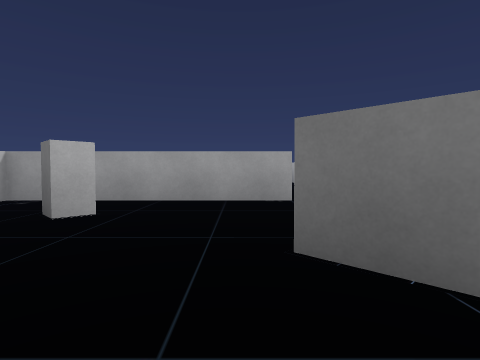
View 1 (above)

16 first-person views from a walk through a 3-D level made in the Unity game engine. The camera is 0.59 m above the floor, tilts 2° down and sees 80° across. The floor is counted in squares, 1 m on a side. Each view is taken from the middle of a square. On the plan, view 1 faces up. The plan holds only what a view shows up to about 9 squares ahead; the rest is blank. The player is left out.

View 2
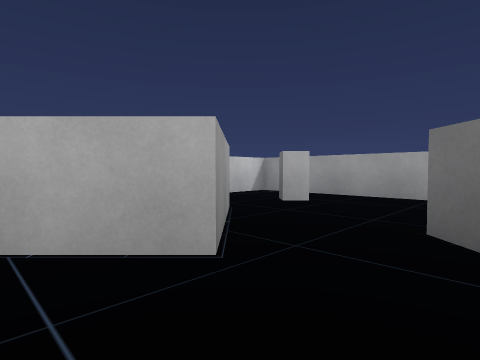

View 3
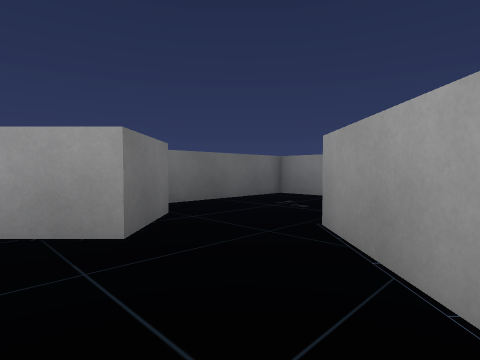

View 4
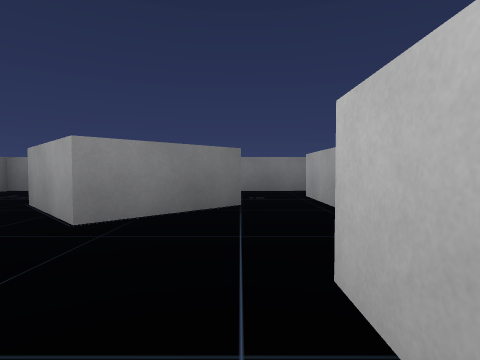

View 5
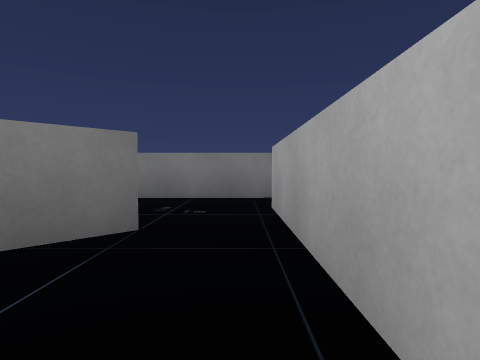

View 6
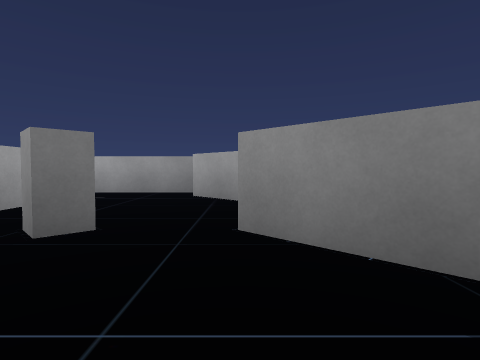

View 7
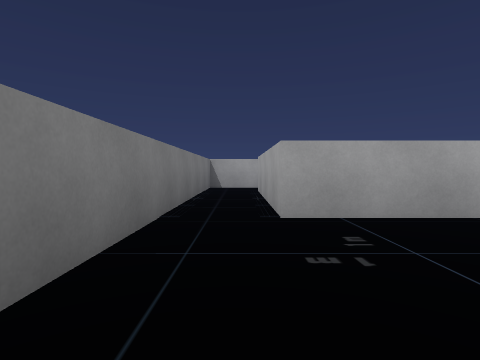

View 8
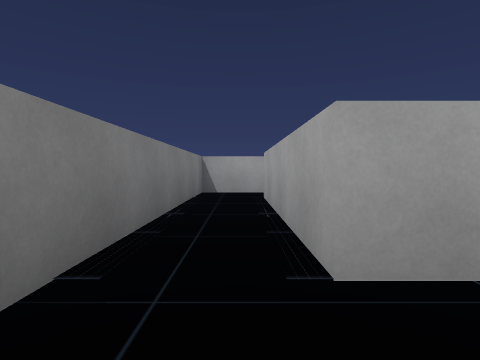

View 9
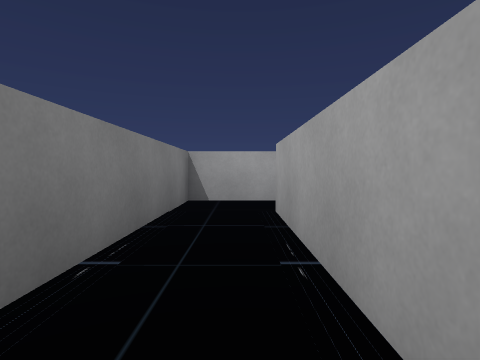

View 10
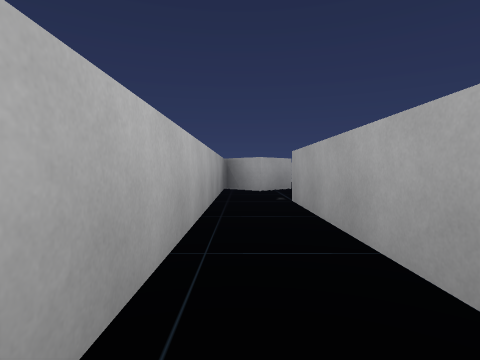

View 11
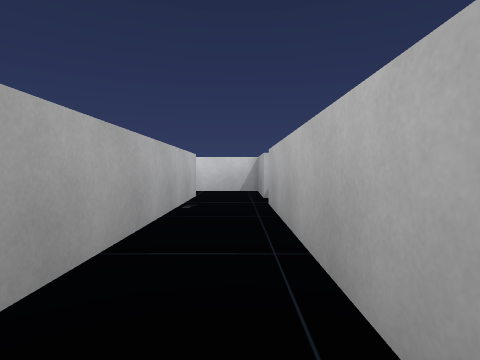

View 12
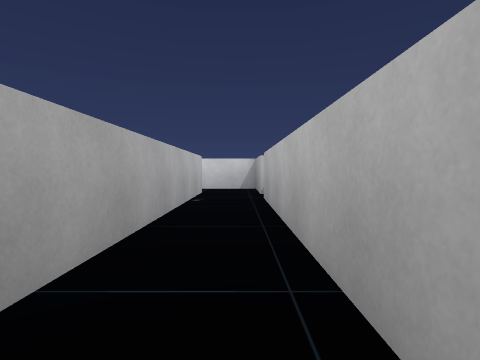

View 13
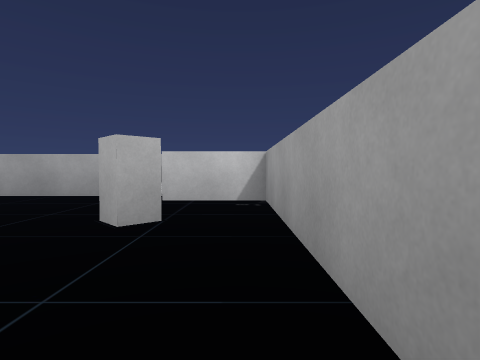

View 14
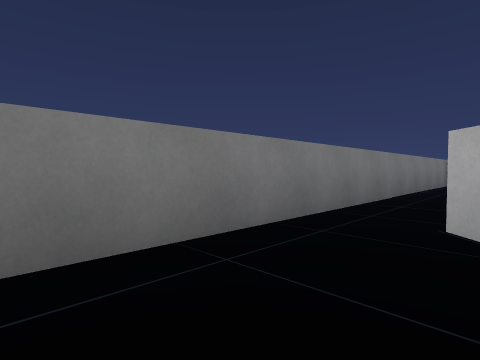

View 15
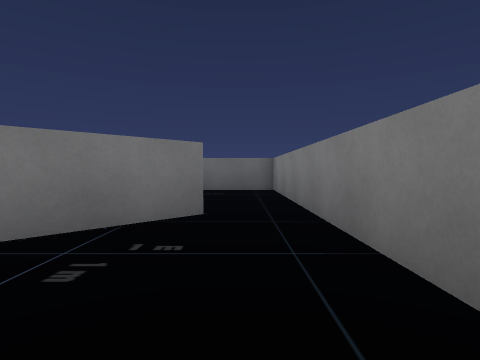

View 16
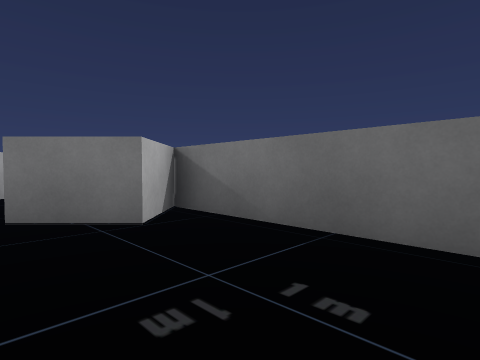

### Floor plan
Ten units are one square. View 1 is at (0, 0); x grows to the right and y downward. Boxes are objects, and circles mark ways between rooms. Rooms are numbered by the first view taken in them; rooms with no view inside come last. Other rooms are left out.
<svg viewBox="-120 -155 160 190">
<path fill="none" stroke="#000" d="M-55 -32 -55 15 -100 15M10 -55 -45 -55 -45 -35M-115 12 -115 30 25 30 25 -55M10 -135 10 -55M25 -150 8 -150M25 -55 25 -120"/>
<rect x="-45" y="-25" width="40" height="40" fill="#bbb"><title>block</title></rect>
<rect x="-25" y="-45" width="10" height="10" fill="#bbb"><title>block</title></rect>
<rect x="5" y="-35" width="20" height="30" fill="#bbb"><title>block</title></rect>
<rect x="25" y="-145" width="10" height="20" fill="#bbb"><title>block</title></rect>
<circle cx="20" cy="-60" r="3" fill="#2a7"/>
<text x="-20" y="-10">1</text>
<text x="20" y="-110">2</text>
</svg>
Room 1 opens to room 2.

Where each view was taken, in squares from view 1:
view 1: 0 up, 0 right, facing up
view 2: 1 down, 1 right, facing up-left
view 3: 3 up, 2 left, facing down-right
view 4: 5 up, 4 left, facing down
view 5: 3 up, 5 left, facing down
view 6: 2 up, 5 left, facing right
view 7: 2 down, 2 left, facing left
view 8: 2 down, 4 left, facing left
view 9: 2 down, 6 left, facing left
view 10: 11 up, 2 right, facing down
view 11: 7 up, 2 right, facing up
view 12: 6 up, 2 right, facing up
view 13: 5 up, 1 right, facing left
view 14: 1 down, 1 right, facing down-left
view 15: 2 down, 6 left, facing right
view 16: 2 down, 0 right, facing up-right
